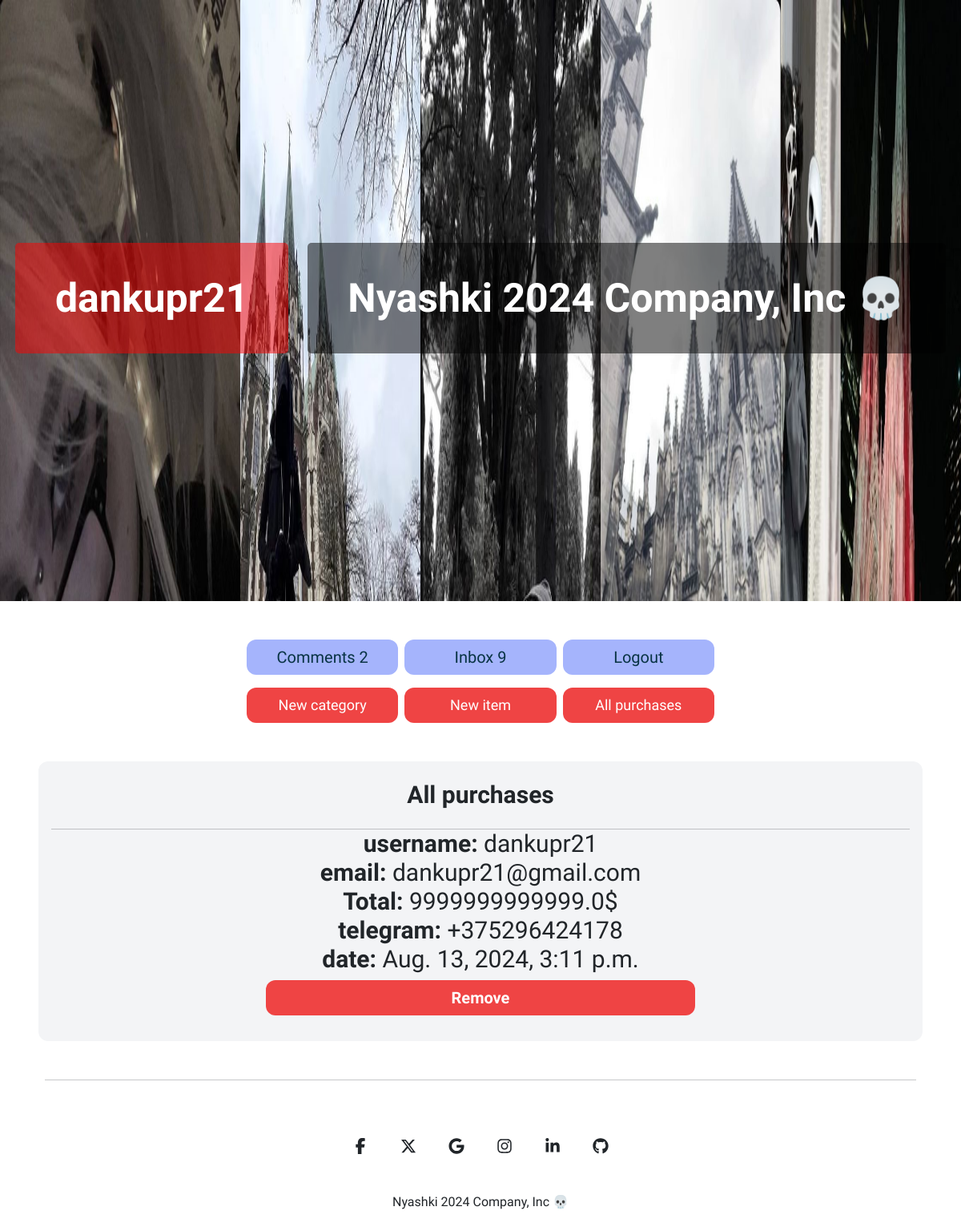
Page /items/all_purchases (signed in) on the committed database.
### item/models.py (models this page shows)
class Comment(models.Model):
    user = models.ForeignKey(User, related_name='comments', on_delete=models.CASCADE)
    description = models.TextField()
    created_at = models.DateTimeField()
    class Meta:
        ordering = ('-created_at',)

class Purchase(models.Model):
    created_at = models.DateTimeField(auto_now_add=True)
    user = models.ForeignKey(User, on_delete=models.CASCADE)
    items = models.ManyToManyField(Item)
    telegram = models.CharField(max_length=255)
    price = models.FloatField()

### item/views.py (the view)
# urls.py: path('all_purchases', views.all_purchases, name='all_purchases'),
@login_required
def all_purchases(request):
    if request.user.is_superuser:
        return render(request, 'item/purchases.html', {
            "purchases": Purchase.objects.all()
        })
    else:
        return redirect('/')

### item/templates/item/purchases.html (shortened to what this page needs)
{% extends 'core/base.html' %}
{% block content %}
<div>
    <div class="md:mt-6 mt-4 px-3 md:px-6 md:py-12 py-4 bg-gray-100 rounded-xl dark:bg-zinc-500 dark:text-white md:mx-10 transition-transform duration-300 transform hover:scale-105" id="target-element">
        <h2 class="md:mb-12 mb-2 text-3xl text-center font-semibold">All purchases</h2>
        {%if purchases %}
            {%for purchase in purchases %}
            <div class="rounded-xl">
                <hr class="mt-4">
                <div class="w-1/2 mx-auto text-center">
                    <p class="text-lg md:text-3xl dark:text-white"><strong>username: </strong>{{ purchase.user.username }}</p>
                    <p class="text-lg md:text-3xl dark:text-white"><strong>email: </strong> {{ purchase.user.email }}</p>
                    <p class="text-lg md:text-3xl dark:text-white"><strong>Total: </strong>{{ purchase.price }}$</p>
                    <p class="text-lg md:text-3xl dark:text-white"><strong>telegram: </strong> {{ purchase.telegram }}</p>
                    <p class="text-lg md:text-3xl dark:text-white"><strong>date: </strong> {{ purchase.created_at }}</p>
                    <a href="{% url 'item:purchase_delete_admin' purchase.id %}" class="block text-center mt-2 mb-2 x-2 py-2 text-xl font-semibold bg-red-500 hover:bg-red-600 text-white rounded-xl">Remove</a>
                </div>
            </div>
            {%endfor%}
        {%else%}
            Нету заказов
        {%endif%}
</div>
{% endblock %}

### core/templates/core/base.html (shortened to what this page needs)
{% load static %}
<!doctype html>
<html>
    <head>
        <script src="https://cdn.tailwindcss.com"></script>
        <link href="https://cdn.jsdelivr.net/npm/bootstrap@5.3.3/dist/css/bootstrap.min.css" rel="stylesheet">
    </head>
    <body class="dark:bg-zinc-700" id="target-element">
        <header class="text-center parallax-header" id="sign_header" style="cursor: pointer;">
          <div class="text-container">
            {% if request.user.is_authenticated %}
            <strong id="username" class="md:text-3xl text-3xl font-bold">{{request.user.username}}</strong>
            {% endif %}
            <a href="/" id="nyashki" class="md:text-3xl text-3xl font-bold">Nyashki 2024 Company, Inc 💀</a>
          </div>
      </header>
        {% if request.user.is_authenticated %}
        <div class="grid grid-cols-3 gap-2 mt-2 px-2 md:w-1/2 md:mx-auto mb-3 mt-5 transition-transform duration-300 transform hover:scale-105" id="{{zxc12qwiehjqwaiode}}">
          <a href="{% url 'item:all_comments' %}" class="block text-center px-2 py-2 text-lg md:text-xl  bg-indigo-300 text-cyan-950 hover:text-white rounded-xl hover:bg-indigo-400" style="position:relative;">Comments {{ request.user.comments.all | length }}</a>
          <a href="{% url 'conversation:inbox' %}" class="block text-center px-2 py-2 text-lg md:text-xl bg-indigo-300 text-cyan-950 hover:text-white rounded-xl hover:bg-indigo-400">Inbox {{ request.user.conversations.all | length }}</a>
          <a href="{% url 'core:logout' %}" class="block text-center px-2 py-2 text-lg md:text-xl bg-indigo-300 text-cyan-950 hover:text-white rounded-xl hover:bg-indigo-400">Logout</a>
          </div>
        {% endif %}
        {% if request.user.is_superuser %}
        <div class="grid grid-cols-3 gap-2 mt-2 px-2 md:mx-auto md:w-1/2 transition-transform duration-300 transform hover:scale-105">
          <a href="{% url 'item:new_category' %}" class="px-2 py-2 text-lg  bg-red-500 text-white text-center rounded-xl hover:bg-red-700">New category</a>
          <a href="{% url 'item:new_item' %}" class="px-2 py-2 text-lg  bg-red-500 text-white text-center rounded-xl hover:bg-red-700">New item</a>
          <a href="{% url 'item:all_purchases' %}" class="px-2 py-2 text-lg  bg-red-500 text-white text-center rounded-xl hover:bg-red-700">All purchases</a>
        </div>
        {%endif%}
        <div class="xcvxckjvl123 px-2 mt-5">
            {% block content %}
            {% endblock %}
        </div>
        <hr class="dark:text-white m-5">
        <footer
        class="flex flex-col items-center text-center text-surface dark:bg-zinc-700 dark:text-white">
        <div class="container mt-2">
          <div class="mb-2 flex justify-center space-x-2">
            <a
              href="#!"
              type="button"
              class="rounded-full bg-transparent p-3 font-medium uppercase leading-normal text-surface transition duration-150 ease-in-out hover:bg-neutral-100 focus:outline-none focus:ring-0 dark:text-white dark:hover:bg-secondary-900"
              data-twe-ripple-init>
              <span class="[&>svg]:h-5 [&>svg]:w-5">
              </span>
            </a>
            <a
              href="#!"
              type="button"
              class="rounded-full bg-transparent p-3 font-medium uppercase leading-normal text-surface transition duration-150 ease-in-out hover:bg-neutral-100 focus:outline-none focus:ring-0 dark:text-white dark:hover:bg-secondary-900"
              data-twe-ripple-init>
              <span class="mx-auto [&>svg]:h-5 [&>svg]:w-5">
              </span>
            </a>
            <a
              href="#!"
              type="button"
              class="rounded-full bg-transparent p-3 font-medium uppercase leading-normal text-surface transition duration-150 ease-in-out hover:bg-neutral-100 focus:outline-none focus:ring-0 dark:text-white dark:hover:bg-secondary-900"
              data-twe-ripple-init>
              <span class="mx-auto [&>svg]:h-5 [&>svg]:w-5">
              </span>
            </a>
            <a
              href="#!"
              type="button"
              class="rounded-full bg-transparent p-3 font-medium uppercase leading-normal text-surface transition duration-150 ease-in-out hover:bg-neutral-100 focus:outline-none focus:ring-0 dark:text-white dark:hover:bg-secondary-900"
              data-twe-ripple-init>
              <span class="mx-auto [&>svg]:h-5 [&>svg]:w-5">
              </span>
            </a>
            <a
              href="#!"
              type="button"
              class="rounded-full bg-transparent p-3 font-medium uppercase leading-normal text-surface transition duration-150 ease-in-out hover:bg-neutral-100 focus:outline-none focus:ring-0 dark:text-white dark:hover:bg-secondary-900"
              data-twe-ripple-init>
              <span class="mx-auto [&>svg]:h-5 [&>svg]:w-5">
              </span>
            </a>
            <a
              href="#!"
              type="button"
              class="rounded-full bg-transparent p-3 font-medium uppercase leading-normal text-surface transition duration-150 ease-in-out hover:bg-neutral-100 focus:outline-none focus:ring-0 dark:text-white dark:hover:bg-secondary-900"
              data-twe-ripple-init>
              <span class="mx-auto [&>svg]:h-5 [&>svg]:w-5">
              </span>
            </a>
          </div>
        </div>
        <div class="w-full p-4 text-center">
          <a href="#">Nyashki 2024 Company, Inc 💀</a>
        </div>
        </footer>
    </body>
</html>

### rows in the picture
Purchase: user.username "dankupr21", user.email "dankupr21@gmail.com", price "9999999999999.0", telegram "+375296424178", created_at "Aug. 13, 2024, 3:11 p.m."

### other values in the picture
{{ request.user.username }} "dankupr21"
{{ request.user.comments.all | length }} "2"
{{ request.user.conversations.all | length }} "9"
